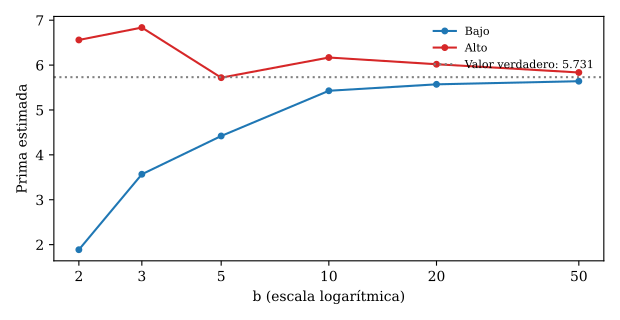

Write the Python code that produced this figure.
try:
    import matplotlib
except ModuleNotFoundError:
    raise SystemExit("Falta matplotlib. Instalalo con: python -m pip install matplotlib")

matplotlib.use("Agg")
import matplotlib.pyplot as plt
import numpy as np

b = np.array([2, 3, 5, 10, 20, 50])
bajo = np.array([1.8865, 3.5676, 4.4204, 5.4278, 5.5712, 5.6406])
alto = np.array([6.5600, 6.8363, 5.7196, 6.1686, 6.0187, 5.8350])
verdadero = 5.731

plt.rcParams.update({
    "font.family": "serif",
    "mathtext.fontset": "cm",
    "font.size": 10,
})

fig, ax = plt.subplots(figsize=(6.2, 3.2))
ax.plot(b, bajo, "o-", color="tab:blue", linewidth=1.5, markersize=4, label="Bajo")
ax.plot(b, alto, "o-", color="tab:red", linewidth=1.5, markersize=4, label="Alto")
ax.axhline(verdadero, color="gray", linestyle=":", linewidth=1.5,
           label="Valor verdadero: 5.731")
ax.set_xscale("log", base=2)
ax.set_xticks(b)
ax.set_xticklabels([str(v) for v in b])
ax.minorticks_off()
ax.set_xlabel("b (escala logarítmica)")
ax.set_ylabel("Prima estimada")
ax.legend(frameon=False, fontsize=8, loc="upper right")
fig.tight_layout()
fig.savefig("figura_convergencia.pdf")
